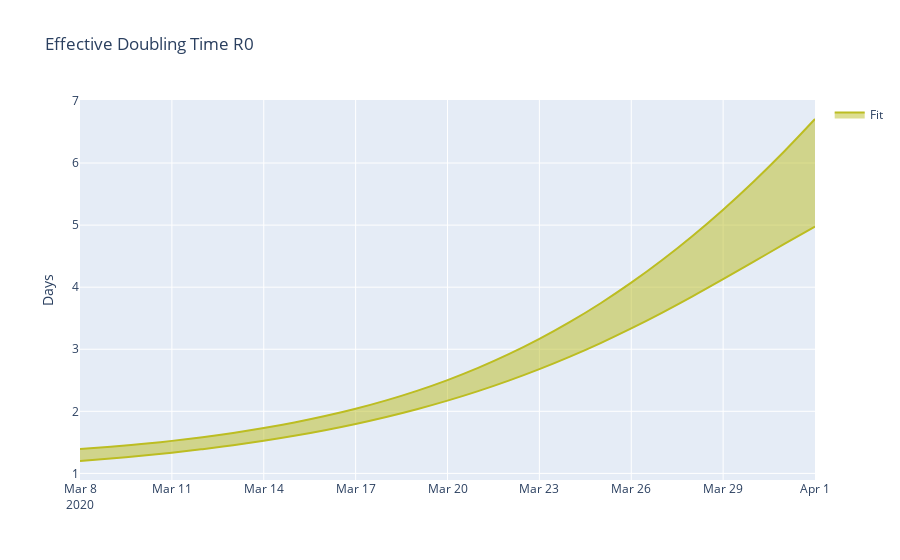

Notebook code cell kept with this figure:
### Code cell
beta = fcn.beta_i_fcn(arange(X_extra["n_iter"]), amplitude=fit.p["beta_i"], **fit.p)
dt = log(2) / (beta[1:] * fit_res.susceptible.values)

fig = go.Figure()
plotting.add_gvar_scatter(
    fig,
    x=chd_df.index,
    y=dt,
    name="Fit",
    mode="markers+lines",
    gv_mode="band",
    color="#bcbd22",
)
fig.update_layout(title="Effective Doubling Time R0", yaxis_title="Days")
fig.show()
